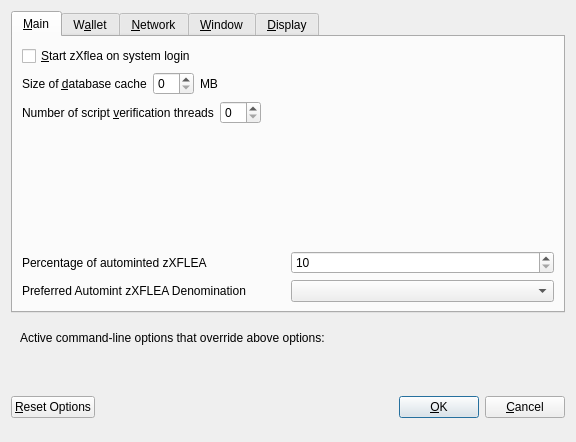
<?xml version="1.0" encoding="UTF-8"?>
<ui version="4.0">
 <class>OptionsDialog</class>
 <widget class="QDialog" name="OptionsDialog">
  <property name="geometry">
   <rect>
    <x>0</x>
    <y>0</y>
    <width>576</width>
    <height>442</height>
   </rect>
  </property>
  <property name="windowTitle">
   <string>Options</string>
  </property>
  <property name="modal">
   <bool>true</bool>
  </property>
  <layout class="QVBoxLayout" name="verticalLayout">
   <item>
    <widget class="QTabWidget" name="tabWidget">
     <property name="currentIndex">
      <number>0</number>
     </property>
     <widget class="QWidget" name="tabMain">
      <attribute name="title">
       <string>&amp;Main</string>
      </attribute>
      <layout class="QVBoxLayout" name="verticalLayout_Main">
       <item>
        <widget class="QCheckBox" name="bitcoinAtStartup">
         <property name="toolTip">
          <string>Automatically start zXflea after logging in to the system.</string>
         </property>
         <property name="text">
          <string>&amp;Start zXflea on system login</string>
         </property>
        </widget>
       </item>
       <item>
        <layout class="QHBoxLayout" name="horizontalLayout_2_Main">
         <item>
          <widget class="QLabel" name="databaseCacheLabel">
           <property name="text">
            <string>Size of &amp;database cache</string>
           </property>
           <property name="textFormat">
            <enum>Qt::PlainText</enum>
           </property>
           <property name="buddy">
            <cstring>databaseCache</cstring>
           </property>
          </widget>
         </item>
         <item>
          <widget class="QSpinBox" name="databaseCache"/>
         </item>
         <item>
          <widget class="QLabel" name="databaseCacheUnitLabel">
           <property name="text">
            <string>MB</string>
           </property>
           <property name="textFormat">
            <enum>Qt::PlainText</enum>
           </property>
          </widget>
         </item>
         <item>
          <spacer name="horizontalSpacer_2_Main">
           <property name="orientation">
            <enum>Qt::Horizontal</enum>
           </property>
           <property name="sizeHint" stdset="0">
            <size>
             <width>40</width>
             <height>20</height>
            </size>
           </property>
          </spacer>
         </item>
        </layout>
       </item>
       <item>
        <layout class="QHBoxLayout" name="horizontalLayout_3_Main">
         <item>
          <widget class="QLabel" name="threadsScriptVerifLabel">
           <property name="text">
            <string>Number of script &amp;verification threads</string>
           </property>
           <property name="textFormat">
            <enum>Qt::PlainText</enum>
           </property>
           <property name="buddy">
            <cstring>threadsScriptVerif</cstring>
           </property>
          </widget>
         </item>
         <item>
          <widget class="QSpinBox" name="threadsScriptVerif">
           <property name="toolTip">
            <string>(0 = auto, &lt;0 = leave that many cores free)</string>
           </property>
          </widget>
         </item>
         <item>
          <spacer name="horizontalSpacer_3_Main">
           <property name="orientation">
            <enum>Qt::Horizontal</enum>
           </property>
           <property name="sizeHint" stdset="0">
            <size>
             <width>40</width>
             <height>20</height>
            </size>
           </property>
          </spacer>
         </item>
        </layout>
       </item>
       <item>
        <spacer name="verticalSpacer_2">
         <property name="orientation">
          <enum>Qt::Vertical</enum>
         </property>
         <property name="sizeHint" stdset="0">
          <size>
           <width>20</width>
           <height>40</height>
          </size>
         </property>
        </spacer>
       </item>
       <item>
        <layout class="QHBoxLayout" name="horizontalLayout_3">
         <item>
          <widget class="QLabel" name="percentage_label">
           <property name="toolTip">
            <string>Percentage of incoming XFLEA which get automatically converted to zXFLEA via Zerocoin Protocol (min: 10%)</string>
           </property>
           <property name="text">
            <string>Percentage of autominted zXFLEA</string>
           </property>
          </widget>
         </item>
         <item>
          <widget class="QSpinBox" name="zeromintPercentage">
           <property name="minimum">
            <number>10</number>
           </property>
           <property name="maximum">
            <number>100</number>
           </property>
          </widget>
         </item>
        </layout>
       </item>
       <item>
        <layout class="QHBoxLayout" name="horizontalLayout" stretch="0,0">
         <property name="sizeConstraint">
          <enum>QLayout::SetFixedSize</enum>
         </property>
         <item>
          <widget class="QLabel" name="labelPreferredDenom">
           <property name="maximumSize">
            <size>
             <width>16777215</width>
             <height>16777215</height>
            </size>
           </property>
           <property name="toolTip">
            <string>Wait with automatic conversion to Zerocoin until enough XFLEA for this denomination is available</string>
           </property>
           <property name="text">
            <string>Preferred Automint zXFLEA Denomination</string>
           </property>
          </widget>
         </item>
         <item>
          <widget class="QComboBox" name="preferredDenom">
           <property name="maximumSize">
            <size>
             <width>16777215</width>
             <height>27</height>
            </size>
           </property>
           <property name="toolTip">
            <string>Wait with automatic conversion to Zerocoin until enough XFLEA for this denomination is available</string>
           </property>
           <property name="maxVisibleItems">
            <number>9</number>
           </property>
           <property name="maxCount">
            <number>9</number>
           </property>
          </widget>
         </item>
        </layout>
       </item>
      </layout>
     </widget>
     <widget class="QWidget" name="tabWallet">
      <attribute name="title">
       <string>W&amp;allet</string>
      </attribute>
      <layout class="QVBoxLayout" name="verticalLayout_Wallet">
       <item>
        <widget class="QGroupBox" name="groupBox">
         <property name="title">
          <string>Expert</string>
         </property>
         <layout class="QVBoxLayout" name="verticalLayout_2">
          <item>
           <widget class="QCheckBox" name="coinControlFeatures">
            <property name="toolTip">
             <string>Whether to show coin control features or not.</string>
            </property>
            <property name="text">
             <string>Enable coin &amp;control features</string>
            </property>
           </widget>
          </item>
          <item>
           <widget class="QCheckBox" name="showMasternodesTab">
            <property name="toolTip">
             <string>Show additional tab listing all your masternodes in first sub-tab&lt;br/&gt;and all masternodes on the network in second sub-tab.</string>
            </property>
            <property name="text">
             <string>Show Masternodes Tab</string>
            </property>
           </widget>
          </item>
          <item>
           <widget class="QCheckBox" name="spendZeroConfChange">
            <property name="toolTip">
             <string>If you disable the spending of unconfirmed change, the change from a transaction&lt;br/&gt;cannot be used until that transaction has at least one confirmation.&lt;br/&gt;This also affects how your balance is computed.</string>
            </property>
            <property name="text">
             <string>&amp;Spend unconfirmed change</string>
            </property>
           </widget>
          </item>
         </layout>
        </widget>
       </item>
       <item>
        <spacer name="verticalSpacer_Wallet">
         <property name="orientation">
          <enum>Qt::Vertical</enum>
         </property>
         <property name="sizeHint" stdset="0">
          <size>
           <width>20</width>
           <height>40</height>
          </size>
         </property>
        </spacer>
       </item>
      </layout>
     </widget>
     <widget class="QWidget" name="tabNetwork">
      <attribute name="title">
       <string>&amp;Network</string>
      </attribute>
      <layout class="QVBoxLayout" name="verticalLayout_Network">
       <item>
        <widget class="QCheckBox" name="mapPortUpnp">
         <property name="toolTip">
          <string>Automatically open the zXflea client port on the router. This only works when your router supports UPnP and it is enabled.</string>
         </property>
         <property name="text">
          <string>Map port using &amp;UPnP</string>
         </property>
        </widget>
       </item>
       <item>
        <widget class="QCheckBox" name="allowIncoming">
         <property name="toolTip">
          <string>Accept connections from outside</string>
         </property>
         <property name="text">
          <string>Allow incoming connections</string>
         </property>
        </widget>
       </item>
       <item>
        <widget class="QCheckBox" name="connectSocks">
         <property name="toolTip">
          <string>Connect to the zXflea network through a SOCKS5 proxy.</string>
         </property>
         <property name="text">
          <string>&amp;Connect through SOCKS5 proxy (default proxy):</string>
         </property>
        </widget>
       </item>
       <item>
        <layout class="QHBoxLayout" name="horizontalLayout_1_Network">
         <item>
          <widget class="QLabel" name="proxyIpLabel">
           <property name="text">
            <string>Proxy &amp;IP:</string>
           </property>
           <property name="textFormat">
            <enum>Qt::PlainText</enum>
           </property>
           <property name="buddy">
            <cstring>proxyIp</cstring>
           </property>
          </widget>
         </item>
         <item>
          <widget class="QValidatedLineEdit" name="proxyIp">
           <property name="minimumSize">
            <size>
             <width>140</width>
             <height>0</height>
            </size>
           </property>
           <property name="maximumSize">
            <size>
             <width>140</width>
             <height>16777215</height>
            </size>
           </property>
           <property name="toolTip">
            <string>IP address of the proxy (e.g. IPv4: 127.0.0.1 / IPv6: ::1)</string>
           </property>
          </widget>
         </item>
         <item>
          <widget class="QLabel" name="proxyPortLabel">
           <property name="text">
            <string>&amp;Port:</string>
           </property>
           <property name="textFormat">
            <enum>Qt::PlainText</enum>
           </property>
           <property name="buddy">
            <cstring>proxyPort</cstring>
           </property>
          </widget>
         </item>
         <item>
          <widget class="QLineEdit" name="proxyPort">
           <property name="minimumSize">
            <size>
             <width>55</width>
             <height>0</height>
            </size>
           </property>
           <property name="maximumSize">
            <size>
             <width>55</width>
             <height>16777215</height>
            </size>
           </property>
           <property name="toolTip">
            <string>Port of the proxy (e.g. 9050)</string>
           </property>
          </widget>
         </item>
         <item>
          <spacer name="horizontalSpacer_1_Network">
           <property name="orientation">
            <enum>Qt::Horizontal</enum>
           </property>
           <property name="sizeHint" stdset="0">
            <size>
             <width>40</width>
             <height>20</height>
            </size>
           </property>
          </spacer>
         </item>
        </layout>
       </item>
       <item>
        <spacer name="verticalSpacer_Network">
         <property name="orientation">
          <enum>Qt::Vertical</enum>
         </property>
         <property name="sizeHint" stdset="0">
          <size>
           <width>20</width>
           <height>40</height>
          </size>
         </property>
        </spacer>
       </item>
      </layout>
     </widget>
     <widget class="QWidget" name="tabWindow">
      <attribute name="title">
       <string>&amp;Window</string>
      </attribute>
      <layout class="QVBoxLayout" name="verticalLayout_Window">
       <item>
        <widget class="QCheckBox" name="minimizeToTray">
         <property name="toolTip">
          <string>Show only a tray icon after minimizing the window.</string>
         </property>
         <property name="text">
          <string>&amp;Minimize to the tray instead of the taskbar</string>
         </property>
        </widget>
       </item>
       <item>
        <widget class="QCheckBox" name="minimizeOnClose">
         <property name="toolTip">
          <string>Minimize instead of exit the application when the window is closed. When this option is enabled, the application will be closed only after selecting Quit in the menu.</string>
         </property>
         <property name="text">
          <string>M&amp;inimize on close</string>
         </property>
        </widget>
       </item>
       <item>
        <spacer name="verticalSpacer_Window">
         <property name="orientation">
          <enum>Qt::Vertical</enum>
         </property>
         <property name="sizeHint" stdset="0">
          <size>
           <width>20</width>
           <height>40</height>
          </size>
         </property>
        </spacer>
       </item>
      </layout>
     </widget>
     <widget class="QWidget" name="tabDisplay">
      <attribute name="title">
       <string>&amp;Display</string>
      </attribute>
      <layout class="QVBoxLayout" name="verticalLayout_Display">
       <item>
        <layout class="QHBoxLayout" name="horizontalLayout_1_Display">
         <item>
          <widget class="QLabel" name="langLabel">
           <property name="text">
            <string>User Interface &amp;language:</string>
           </property>
           <property name="textFormat">
            <enum>Qt::PlainText</enum>
           </property>
           <property name="buddy">
            <cstring>lang</cstring>
           </property>
          </widget>
         </item>
         <item>
          <widget class="QValueComboBox" name="lang">
           <property name="toolTip">
            <string>The user interface language can be set here. This setting will take effect after restarting zXflea.</string>
           </property>
          </widget>
         </item>
        </layout>
       </item>
       <item>
        <widget class="QLabel" name="label_3">
         <property name="toolTip">
          <string notr="true"/>
         </property>
         <property name="statusTip">
          <string notr="true"/>
         </property>
         <property name="whatsThis">
          <string notr="true"/>
         </property>
         <property name="accessibleName">
          <string notr="true"/>
         </property>
         <property name="text">
          <string>Language missing or translation incomplete? Help contributing translations here:
https://www.transifex.com/zxflea-project/zxflea-project-translations</string>
         </property>
         <property name="wordWrap">
          <bool>true</bool>
         </property>
         <property name="openExternalLinks">
          <bool>true</bool>
         </property>
         <property name="textInteractionFlags">
          <set>Qt::TextBrowserInteraction</set>
         </property>
        </widget>
       </item>
       <item>
        <layout class="QHBoxLayout" name="horizontalLayout_4_Display" stretch="0,0">
         <item>
          <widget class="QLabel" name="themeLabel">
           <property name="text">
            <string>User Interface Theme:</string>
           </property>
          </widget>
         </item>
         <item>
          <widget class="QValueComboBox" name="theme"/>
         </item>
        </layout>
       </item>
       <item>
        <widget class="Line" name="line">
         <property name="orientation">
          <enum>Qt::Horizontal</enum>
         </property>
        </widget>
       </item>
       <item>
        <layout class="QHBoxLayout" name="horizontalLayout_2_Display">
         <item>
          <widget class="QLabel" name="unitLabel">
           <property name="text">
            <string>&amp;Unit to show amounts in:</string>
           </property>
           <property name="textFormat">
            <enum>Qt::PlainText</enum>
           </property>
           <property name="buddy">
            <cstring>unit</cstring>
           </property>
          </widget>
         </item>
         <item>
          <widget class="QValueComboBox" name="unit">
           <property name="toolTip">
            <string>Choose the default subdivision unit to show in the interface and when sending coins.</string>
           </property>
          </widget>
         </item>
        </layout>
       </item>
       <item>
        <layout class="QHBoxLayout" name="horizontalLayout_5_Display">
         <item>
          <widget class="QLabel" name="digitsLabel">
           <property name="text">
            <string>Decimal digits</string>
           </property>
          </widget>
         </item>
         <item>
          <widget class="QValueComboBox" name="digits"/>
         </item>
        </layout>
       </item>
       <item>
        <layout class="QHBoxLayout" name="horizontalLayout_3_Display">
         <item>
          <widget class="QLabel" name="thirdPartyTxUrlsLabel">
           <property name="toolTip">
            <string>Third party URLs (e.g. a block explorer) that appear in the transactions tab as context menu items. %s in the URL is replaced by transaction hash. Multiple URLs are separated by vertical bar |.</string>
           </property>
           <property name="text">
            <string>Third party transaction URLs</string>
           </property>
           <property name="buddy">
            <cstring>thirdPartyTxUrls</cstring>
           </property>
          </widget>
         </item>
         <item>
          <widget class="QLineEdit" name="thirdPartyTxUrls">
           <property name="toolTip">
            <string>Third party URLs (e.g. a block explorer) that appear in the transactions tab as context menu items. %s in the URL is replaced by transaction hash. Multiple URLs are separated by vertical bar |.</string>
           </property>
          </widget>
         </item>
        </layout>
       </item>
       <item>
        <spacer name="verticalSpacer">
         <property name="orientation">
          <enum>Qt::Vertical</enum>
         </property>
         <property name="sizeHint" stdset="0">
          <size>
           <width>20</width>
           <height>40</height>
          </size>
         </property>
        </spacer>
       </item>
      </layout>
     </widget>
    </widget>
   </item>
   <item>
    <widget class="QFrame" name="frame">
     <layout class="QVBoxLayout" name="verticalLayout_Bottom">
      <item>
       <layout class="QHBoxLayout" name="horizontalLayout_Bottom">
        <item>
         <widget class="QLabel" name="overriddenByCommandLineInfoLabel">
          <property name="text">
           <string>Active command-line options that override above options:</string>
          </property>
          <property name="textFormat">
           <enum>Qt::PlainText</enum>
          </property>
         </widget>
        </item>
        <item>
         <spacer name="horizontalSpacer_Bottom">
          <property name="orientation">
           <enum>Qt::Horizontal</enum>
          </property>
          <property name="sizeHint" stdset="0">
           <size>
            <width>40</width>
            <height>20</height>
           </size>
          </property>
         </spacer>
        </item>
       </layout>
      </item>
      <item>
       <widget class="QLabel" name="overriddenByCommandLineLabel">
        <property name="text">
         <string/>
        </property>
        <property name="textFormat">
         <enum>Qt::PlainText</enum>
        </property>
        <property name="wordWrap">
         <bool>true</bool>
        </property>
       </widget>
      </item>
     </layout>
    </widget>
   </item>
   <item>
    <layout class="QHBoxLayout" name="horizontalLayout_Buttons">
     <item>
      <widget class="QPushButton" name="resetButton">
       <property name="toolTip">
        <string>Reset all client options to default.</string>
       </property>
       <property name="text">
        <string>&amp;Reset Options</string>
       </property>
       <property name="autoDefault">
        <bool>false</bool>
       </property>
      </widget>
     </item>
     <item>
      <spacer name="horizontalSpacer_1">
       <property name="orientation">
        <enum>Qt::Horizontal</enum>
       </property>
       <property name="sizeHint" stdset="0">
        <size>
         <width>40</width>
         <height>48</height>
        </size>
       </property>
      </spacer>
     </item>
     <item>
      <widget class="QLabel" name="statusLabel">
       <property name="minimumSize">
        <size>
         <width>200</width>
         <height>0</height>
        </size>
       </property>
       <property name="font">
        <font>
         <weight>75</weight>
         <bold>true</bold>
        </font>
       </property>
       <property name="text">
        <string/>
       </property>
       <property name="textFormat">
        <enum>Qt::PlainText</enum>
       </property>
       <property name="wordWrap">
        <bool>true</bool>
       </property>
      </widget>
     </item>
     <item>
      <spacer name="horizontalSpacer_2">
       <property name="orientation">
        <enum>Qt::Horizontal</enum>
       </property>
       <property name="sizeHint" stdset="0">
        <size>
         <width>40</width>
         <height>48</height>
        </size>
       </property>
      </spacer>
     </item>
     <item>
      <widget class="QPushButton" name="okButton">
       <property name="text">
        <string>&amp;OK</string>
       </property>
       <property name="autoDefault">
        <bool>false</bool>
       </property>
       <property name="default">
        <bool>true</bool>
       </property>
      </widget>
     </item>
     <item>
      <widget class="QPushButton" name="cancelButton">
       <property name="text">
        <string>&amp;Cancel</string>
       </property>
       <property name="autoDefault">
        <bool>false</bool>
       </property>
      </widget>
     </item>
    </layout>
   </item>
  </layout>
 </widget>
 <customwidgets>
  <customwidget>
   <class>QValidatedLineEdit</class>
   <extends>QLineEdit</extends>
   <header>qvalidatedlineedit.h</header>
  </customwidget>
  <customwidget>
   <class>QValueComboBox</class>
   <extends>QComboBox</extends>
   <header>qvaluecombobox.h</header>
  </customwidget>
 </customwidgets>
 <resources/>
 <connections/>
</ui>
